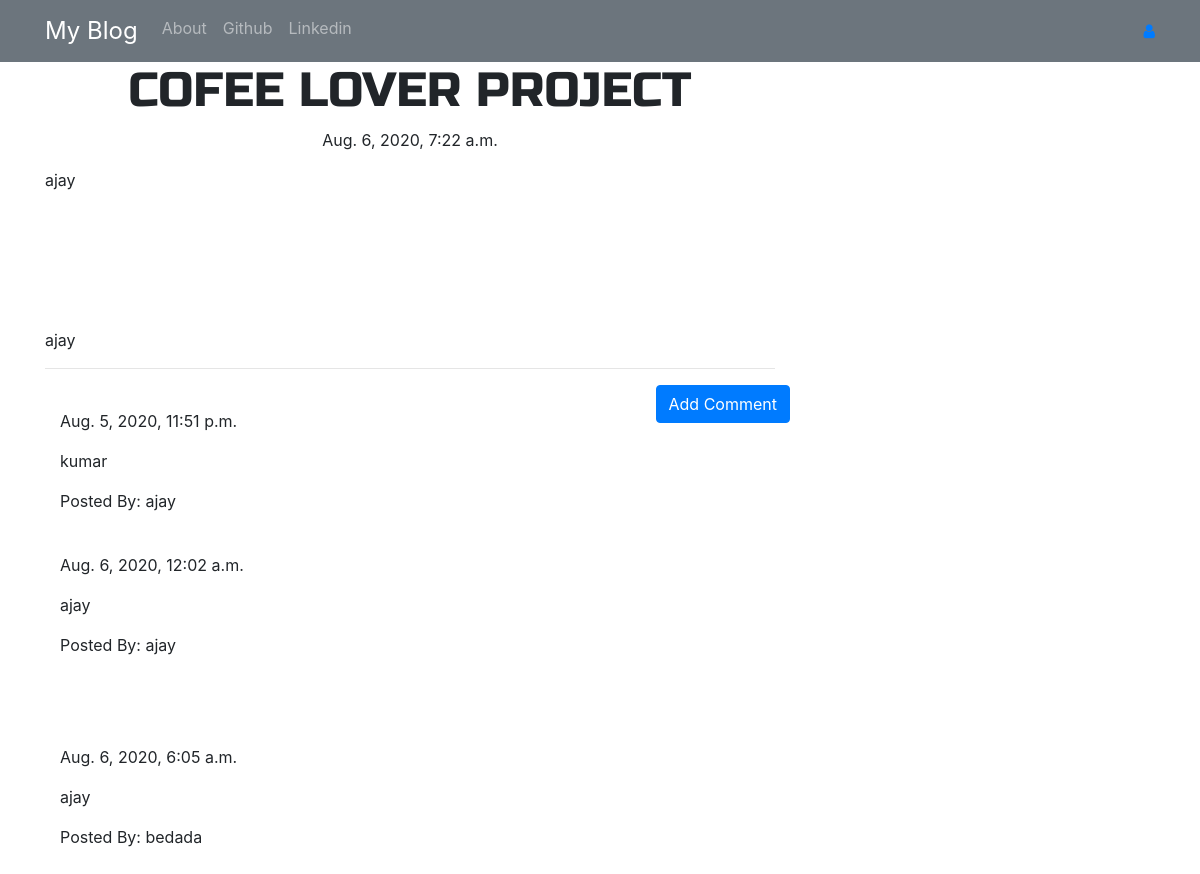
The app's page /post/2/ with its own data.
### blog/models.py (models this page shows, shortened)
class Post(models.Model):
    author = models.ForeignKey('auth.User',on_delete=models.CASCADE,)
    title=models.CharField(max_length=200)
    text=models.TextField()
    created_date=models.DateTimeField(default=timezone.now)
    published_date=models.DateTimeField(blank=True,null=True)

class Comment(models.Model):
    post=models.ForeignKey('blog.Post',related_name='comments',on_delete=models.CASCADE,)
    author=models.CharField(max_length=200)
    text=models.TextField()
    created_date=models.DateTimeField(default=timezone.now)
    approved_comment=models.BooleanField(default=False)

### blog/views.py (the view)
# urls.py: re_path(r'^post/(?P<pk>\d+)/$',views.PostDetailView.as_view(),name='post_detail'),
class PostDetailView(DetailView):
    model=Post

### blog/templates/blog/post_detail.html (shortened to what this page needs)
{% extends "blog/base.html" %}
{% block content %}
<h1 class="posttitle loader">{{post.title}}</h1>
{% if post.published_date %}
<div class="date postdate">
  {{ post.published_date }}
</div>
{% else %}
<a class="btn btn-primary" href="{% url 'post_publish' pk=post.pk %}">Publish</a>
{% endif %}
<p class='postcontent'>{{ post.text|safe|linebreaksbr }}</p>
<hr>
<a class="btn btn-primary btn-comment" href="{% url 'add_comment_to_post' pk=post.pk %}">Add Comment</a>
<div class="container">
  {% for comment in post.comments.all %}
  <br>
  {% if user.is_authenticated or comment.approved_comment %}
  {{ comment.created_date }}
  <p>{{ comment.text|safe|linebreaks }}</p>
  <p>Posted By: {{ comment.author }}</p>
  {% endif %}
    {% empty %}
    <p>No Comments</p>
  {% endfor %}
</div>
{% endblock %}

### blog/templates/blog/base.html (shortened to what this page needs)
<!DOCTYPE html>
{% load static %}
<html lang="en" dir="ltr">
  <head>
    <link rel="stylesheet" href="https://stackpath.bootstrapcdn.com/font-awesome/4.7.0/css/font-awesome.min.css">
  <link rel="stylesheet" href="https://stackpath.bootstrapcdn.com/bootstrap/4.5.1/css/bootstrap.min.css">
  <link rel="stylesheet" href="//cdn.jsdelivr.net/npm/medium-editor@latest/dist/css/medium-editor.min.css" type="text/css" media="screen" charset="utf-8">
   <link rel="stylesheet" href="{% static 'css/blog.css' %}">
  </head>
  <body>
    <nav class="navbar navbar-expand-sm bg-secondary navbar-dark">
      <div class="container">
        <ul class="navbar-nav">
        <li><a class="navbar-brand bigbrand" href="{% url 'post_list' %}">My Blog</a></li>
        <li><a class="nav-link" href="{% url 'about' %}">About</a></li>
        <li><a class="nav-link" href="https://www.githhub.com">Github</a></li>
        <li><a class="nav-link" href="https://www.linkedin.com">Linkedin</a></li>
      </ul>
      <ul class="navbar-nav  navbar-right">
        {% if user.is_authenticated %}
        <li>
           <a class="nav-link" href="{% url 'post_new' %}">New Post</a>
        </li>
        <li>
           <a class="nav-link" href="{% url 'post_draft_list' %}">Draft</a>
        </li>
        <li>
           <a class="nav-link" href="{% url 'logout' %}">Log Out</a>
        </li>
        <li>
          <a>Welcome:{{user.username}}</a>
        </li>
        {% else %}
        <li><a href="{% url 'login' %}"><span class='fa fa-user'></span></a></li>
        {% endif %}
      </ul>
      </div>
    </nav>
<div class="content container">
  <div class="row">
    <div class="col-md-8">
      <div class="blog_posts">
        {% block content %}
        {% endblock %}
      </div>
    </div>
  </div>
</div>
  </body>
</html>

### blog/static/css/blog.css (style rules this page uses)
.bigbrand { font-size: 1.5rem; }
.postdate { text-align: center; }
.posttitle { font-family: 'Russo One',sans-serif; font-size: 3rem; text-align: center; }
.postcontent { font-family: 'Montserrat'; font-size: 1.5rem; }
.btn-comment { position: absolute; right: 0px; }
.loader { filter:hue-rotate(0deg); color:linear-gradient(45deg,#0f8,#08f); animation:hue 10000ms infinite linear; }

### records on screen
Post: title "COFEE LOVER PROJECT", published_date "Aug. 6, 2020, 7:22 a.m.", text "ajay ajay"
Comment: created_date "Aug. 5, 2020, 11:51 p.m.", text "kumar", author "ajay"
Comment: created_date "Aug. 6, 2020, 12:02 a.m.", text "ajay", author "ajay"
Comment: created_date "Aug. 6, 2020, 6:05 a.m.", text "ajay", author "bedada"
